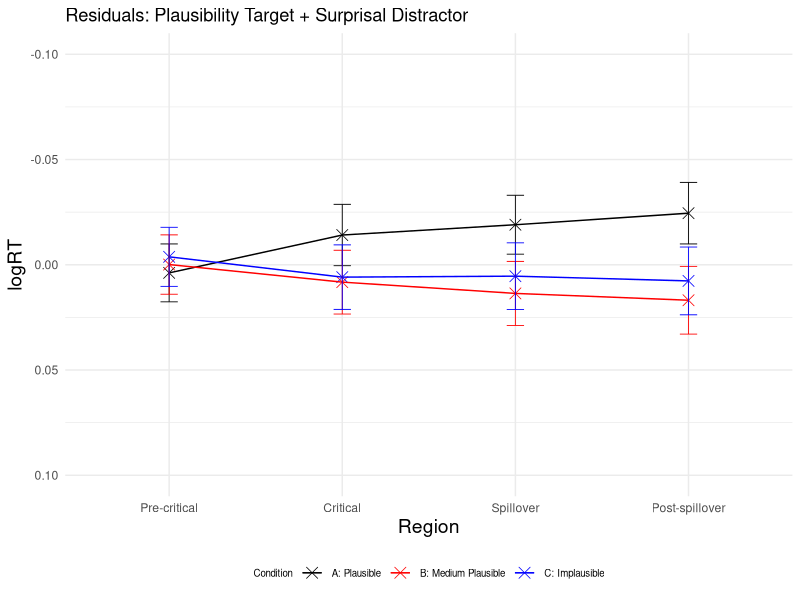
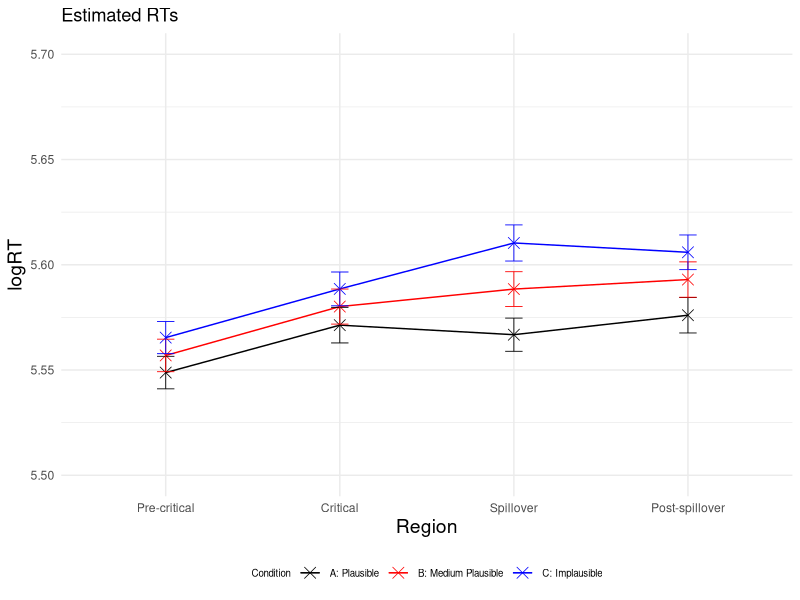
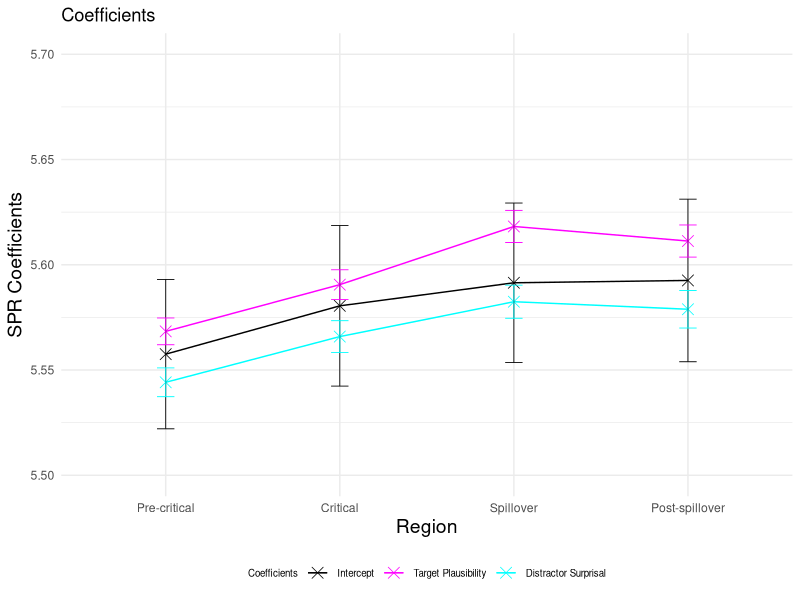
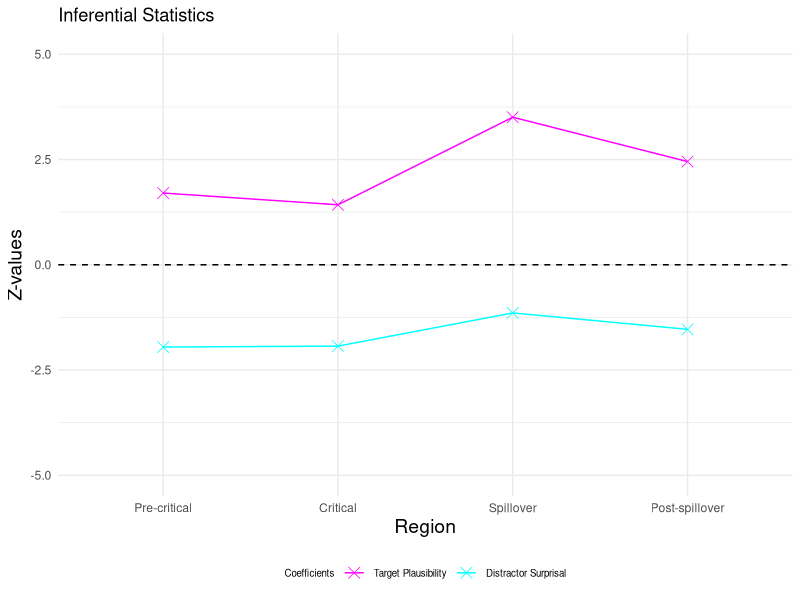
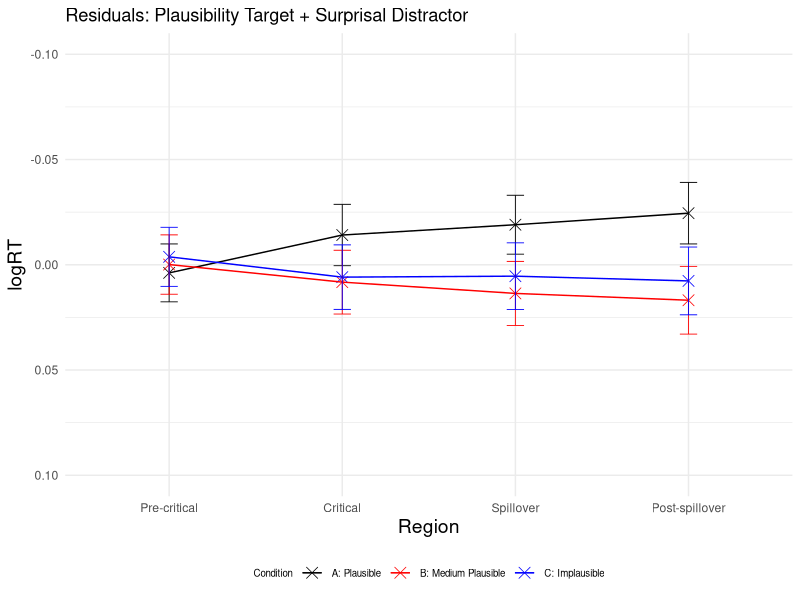
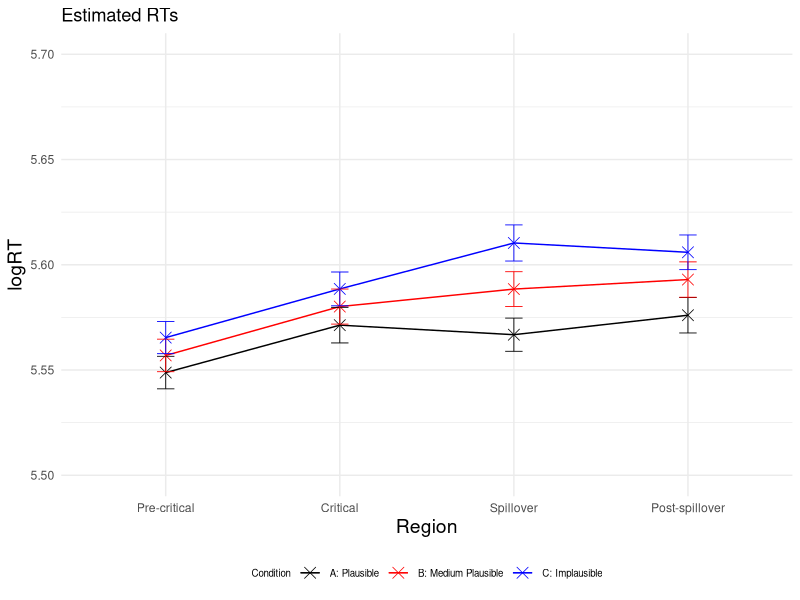
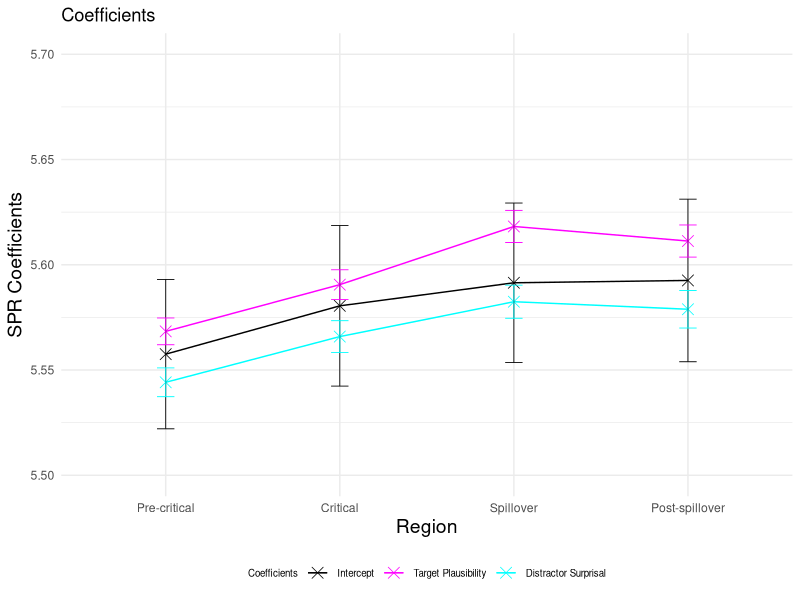
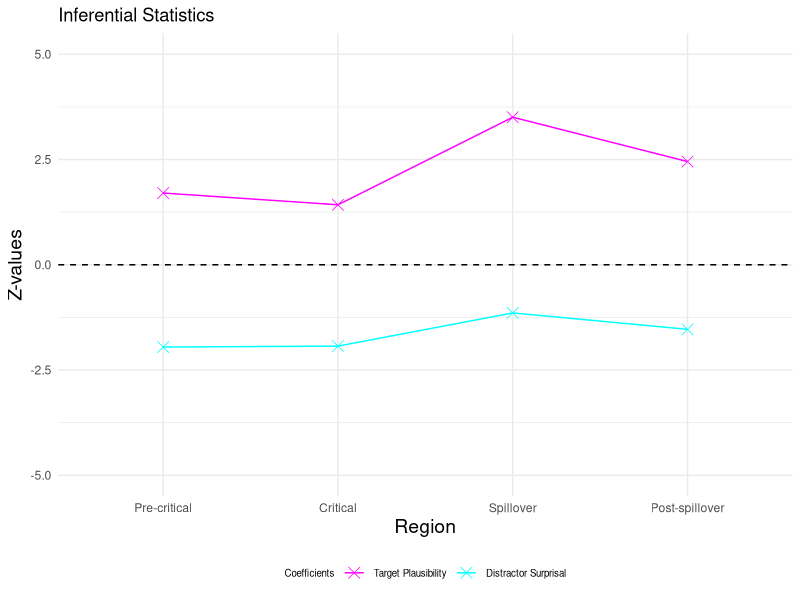

Generate these figures, in order, with R:
### LMER Analysis ###

# load packages
library(lme4) 
library(lmerTest) #for printing p-values (results are the same like when using lme4, but causes error message that model failed to converge)
library(dplyr)
library(ggplot2)

setwd("~/Downloads/Master_Thesis/3_SPR_Study/Results_SPR_Plaus_single/")

GP6 <- read.csv("GP6SPR_processed.csv") #read file after removing outliers

# create empty tables to add later residuals, estimated logRTs, p-values and coefficients
residuals <- data.frame(
  Region = character(0),
  Condition = character(0),
  Residual = numeric(0),
  SE_Residual = numeric(0)
)

logRT_estimated <- data.frame(
  Region = character(0),
  Condition = character(0),
  Estimated_logRT = numeric(0),
  SE_Estimated = numeric(0)
)

p_values <- data.frame(
  Region = character(0),
  p_value_plausibility_target = numeric(0),
  p_value_surprisal_distractor = numeric(0)
)

SPR_coefficients <- data.frame(
  Region = character(0),
  Estimate = character(0),
  Estimate_value = numeric(0),
  Estimate_error = numeric(0),
  Z_value = numeric(0)
)


# define regions and conditions
regions <- c("Pre-critical", "Critical", "Spillover", "Post-spillover") 
conditions <- c("A", "B", "C") 


### loop through each of the 4 regions ###
for (region in regions) 
{
  # Precritical region
  region_subset <- subset(GP6, Region == region)

  # standardise predictors (target plausibility (per-trial) and distractor surprisal (pre-test))
  region_subset$scaled_Plaus_per_region <- scale(region_subset$SPR_Plaus_Rating)
  region_subset$scaled_Surprisaldist_per_region <- scale(region_subset$Surprisal_distractor)
  
  # invert predictor target plausibility
  region_subset$inverted_scaled_Plaus_per_region <- (region_subset$scaled_Plaus_per_region) * (-1)
  
  #log transform reading times
  region_subset$logRT_per_region <- log(region_subset$ReadingTime)
  
  
  # fit linear mixed-effects regression model for each region
  model_per_region <- lmerTest::lmer(logRT_per_region ~ inverted_scaled_Plaus_per_region + scaled_Surprisaldist_per_region + 
                              (1 + inverted_scaled_Plaus_per_region + scaled_Surprisaldist_per_region | Subject) + 
                              (1 + inverted_scaled_Plaus_per_region + scaled_Surprisaldist_per_region | Item), data = region_subset)
  
  # print summary of the model
  summary_per_region <- summary(model_per_region)
  print(summary_per_region)
  
  # calculate p-values
  p_values_per_region <- summary_per_region$coefficients[, "Pr(>|t|)"]
  new_row_p_value <- data.frame(Region = region, 
                                p_value_plausibility_target = p_values_per_region[2], 
                                p_value_surprisal_distractor = p_values_per_region[3])
  p_values <- rbind(p_values, new_row_p_value) # add to p-values table
  
  # extract intercept and coefficients (target plausibility and distractor surprisal) added to intercept
  coefficients_per_region <- summary_per_region$coefficients
  intercept <- coefficients_per_region["(Intercept)", 1]
  plaus_target_coeff <- coefficients_per_region["(Intercept)", 1] + coefficients_per_region["inverted_scaled_Plaus_per_region", 1]
  surprisal_distractor_coeff <- coefficients_per_region["(Intercept)", 1] + coefficients_per_region["scaled_Surprisaldist_per_region", 1]
  
  # add error bars for intercept and coefficients (target plausibility and distractor surprisal) 
  new_row_coefficient <- data.frame(Region = region, 
                                    Estimate = "Intercept", 
                                    Estimate_value = intercept, 
                                    Estimate_error = coefficients_per_region["(Intercept)", 2],
                                    Z_value = 0)
  SPR_coefficients <- rbind(SPR_coefficients, new_row_coefficient) # add to coefficients table
  
  new_row_coefficient <- data.frame(Region = region,
                                    Estimate = "Plausability",
                                    Estimate_value = plaus_target_coeff,
                                    Estimate_error = coefficients_per_region["inverted_scaled_Plaus_per_region", 2],
                                    Z_value = coefficients_per_region["inverted_scaled_Plaus_per_region", 1] / coefficients_per_region["inverted_scaled_Plaus_per_region", 2])
  SPR_coefficients <- rbind(SPR_coefficients, new_row_coefficient) # add to coefficients table
  
  new_row_coefficient <- data.frame(Region = region,
                                    Estimate = "Surprisal", 
                                    Estimate_value = surprisal_distractor_coeff, 
                                    Estimate_error = coefficients_per_region["scaled_Surprisaldist_per_region", 2],
                                    Z_value = coefficients_per_region["scaled_Surprisaldist_per_region", 1] / coefficients_per_region["scaled_Surprisaldist_per_region", 2])
  SPR_coefficients <- rbind(SPR_coefficients, new_row_coefficient) # add to coefficients table
  
  
  
  ### loop through each of the 3 conditions ###
  for (condition in conditions)
  {
    # extract subset for each condition
    region_per_condition <- subset(region_subset, Condition == condition)
    # predict logRTs for each condition separately, within each of the 4 regions
    region_per_condition$region_per_condition_Predicted <- predict(model_per_region, newdata = region_per_condition,  type = "response")
    
    # print observed mean logRTs
    region_per_condition_logRT_observed <- mean(region_per_condition$logRT_per_region)

    # print estimated mean logRTs
    region_per_condition_logRT_estimated <- mean(region_per_condition$region_per_condition_Predicted, na.rm = TRUE)
    
    # calculate residuals (observed logRTs - estimated logRTs)
    Residual_region_per_condition <- mean(region_per_condition$logRT_per_region) - mean(region_per_condition$region_per_condition_Predicted, na.rm = TRUE)

    # calculate standard error for residuals
    SE_residuals_region_per_condition <- sqrt(sd(region_per_condition$logRT, na.rm = TRUE)^2/length(region_per_condition$logRT) + sd(region_per_condition$region_per_condition_Predicted, na.rm = TRUE)^2/length(region_per_condition$region_per_condition_Predicted))
    
    # add to residuals table
    new_row_residuals <- data.frame(Region = region, Condition = condition, Residual = Residual_region_per_condition, SE_Residual = SE_residuals_region_per_condition)
    residuals <- rbind(residuals, new_row_residuals)
    
    # calculate standard error for estimated logRTs
    SE_estimated_region_per_condition <- sd(region_per_condition$region_per_condition_Predicted, na.rm = TRUE) / sqrt(length(region_per_condition$region_per_condition_Predicted)) 
    
    # add to estimated logRTs table
    new_row_logRT_estimated <- data.frame(Region = region, Condition = condition, Estimated_logRT = region_per_condition_logRT_estimated, SE_Estimated = SE_estimated_region_per_condition)
    logRT_estimated <- rbind(logRT_estimated, new_row_logRT_estimated)
  }
}



### VISUALIZATIONS ###

# Create a line plot for residuals
p <- ggplot(residuals, aes(x = factor(Region, levels = c("Pre-critical", "Critical", "Spillover", "Post-spillover")), 
                           y = Residual, color = Condition, group = Condition)) + geom_point(shape = 4, size = 3.5, stroke = 0.4) + geom_line(linewidth=0.5) + ylim (0.10, -0.10)
p <- p + theme_minimal() + geom_errorbar(aes(ymin=Residual-SE_Residual, ymax=Residual+SE_Residual), width=.1, size=0.3) 
p <- p + scale_color_manual(name="Condition", labels=c("A: Plausible", "B: Medium Plausible", "C: Implausible"), values=c("#000000", "#FF0000", "#0000FF"))
p <- p + labs(x="Region", y="logRT", title = "Residuals: Plausibility Target + Surprisal Distractor") 
p <- p + theme(legend.position="bottom", legend.text=element_text(size=7), legend.title=element_text(size=7), axis.title.x = element_text(size = 14), axis.title.y = element_text(size = 14)) 
p 
ggsave("Residuals_Plot.pdf", p, width=4, height=4)


# Create a line plot for estimated logRTs
p <- ggplot(logRT_estimated, aes(x = factor(Region, levels = c("Pre-critical", "Critical", "Spillover", "Post-spillover")), 
                                 y = Estimated_logRT, color = Condition, group = Condition)) + geom_point(shape = 4, size = 3.5, stroke = 0.4) + geom_line(linewidth=0.5) + ylim (5.5, 5.7)
p <- p + theme_minimal() + geom_errorbar(aes(ymin=Estimated_logRT-SE_Estimated, ymax=Estimated_logRT+SE_Estimated), width=.1, size=0.3) 
p <- p + scale_color_manual(name="Condition", labels=c("A: Plausible", "B: Medium Plausible", "C: Implausible"), values=c("#000000", "#FF0000", "#0000FF"))
p <- p + labs(x="Region", y="logRT", title = "Estimated RTs") 
p <- p + theme(legend.position="bottom", legend.text=element_text(size=7), legend.title=element_text(size=7), axis.title.x = element_text(size = 14), axis.title.y = element_text(size = 14)) 
p 
ggsave("Estimated_RTs_Plot.pdf", p, width=4, height=4)


# Plot intercept and coefficients added to intercept
p <- ggplot(SPR_coefficients, aes(x = factor(Region, levels = c("Pre-critical", "Critical", "Spillover", "Post-spillover")), 
                                 y = Estimate_value, color = Estimate, group = Estimate)) + geom_point(shape = 4, size = 3.5, stroke = 0.4) + geom_line(linewidth=0.5) + ylim (5.5, 5.7)
p <- p + theme_minimal() + geom_errorbar(aes(ymin=Estimate_value-Estimate_error, ymax=Estimate_value+Estimate_error), width=.1, size=0.3) 
p <- p + scale_color_manual(name="Coefficients", labels=c("Intercept", "Target Plausibility", "Distractor Surprisal"), values=c("#000000", "#FF00FF", "#00FFFF"))
p <- p + labs(x="Region", y="SPR Coefficients", title = "Coefficients") 
p <- p + theme(legend.position="bottom", legend.text=element_text(size=7), legend.title=element_text(size=7), axis.title.x = element_text(size = 14), axis.title.y = element_text(size = 14)) 
p 
ggsave("Intercept_Coefficients_Plot.pdf", p, width=4, height=4)


# plot effect sizes (z-vaues)
Effect_sizes <- subset(SPR_coefficients, Estimate != 'Intercept')

p <- ggplot(Effect_sizes, aes(x = factor(Region, levels = c("Pre-critical", "Critical", "Spillover", "Post-spillover")), 
                                  y = Z_value, color = Estimate, group = Estimate)) + geom_point(shape = 4, size = 3.5, stroke = 0.4) + geom_line(linewidth=0.5) + ylim (-5, 5)
p <- p + geom_hline(yintercept=0, linetype=2)
p <- p + theme_minimal()
p <- p + scale_color_manual(name="Coefficients", labels=c( "Target Plausibility", "Distractor Surprisal"), values=c("#FF00FF", "#00FFFF"))
p <- p + labs(x="Region", y="Z-values", title = "Inferential Statistics") 
p <- p + theme(legend.position="bottom", legend.text=element_text(size=7), legend.title=element_text(size=7), axis.title.x = element_text(size = 14), axis.title.y = element_text(size = 14)) 
p 
ggsave("Z_values_Plot.pdf", p, width=4, height=4)
